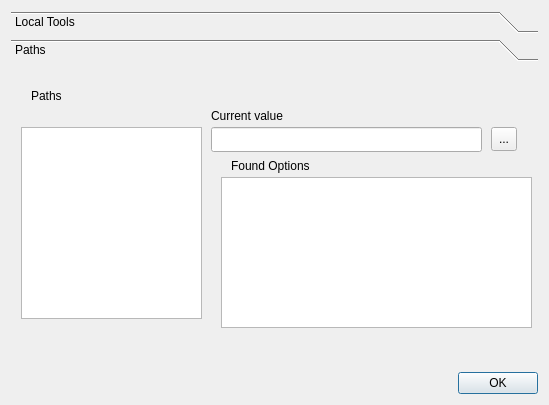
<?xml version="1.0" encoding="UTF-8"?>
<ui version="4.0">
 <class>LocalManagementDialog</class>
 <widget class="QDialog" name="LocalManagementDialog">
  <property name="geometry">
   <rect>
    <x>0</x>
    <y>0</y>
    <width>549</width>
    <height>405</height>
   </rect>
  </property>
  <property name="windowTitle">
   <string>Local Management</string>
  </property>
  <layout class="QVBoxLayout" name="verticalLayout">
   <item>
    <widget class="QToolBox" name="toolBox">
     <property name="currentIndex">
      <number>1</number>
     </property>
     <widget class="QWidget" name="toolsPage">
      <property name="geometry">
       <rect>
        <x>0</x>
        <y>0</y>
        <width>531</width>
        <height>294</height>
       </rect>
      </property>
      <attribute name="label">
       <string>Local Tools</string>
      </attribute>
      <layout class="QGridLayout" name="gridLayout">
       <item row="0" column="2">
        <layout class="QVBoxLayout" name="verticalLayout_4">
         <item>
          <widget class="QLabel" name="label_3">
           <property name="text">
            <string>Details</string>
           </property>
          </widget>
         </item>
         <item>
          <widget class="QTextEdit" name="toolInfoTextEdit"/>
         </item>
        </layout>
       </item>
       <item row="0" column="1">
        <layout class="QVBoxLayout" name="verticalLayout_3">
         <item>
          <widget class="QLabel" name="label_2">
           <property name="text">
            <string>Binary</string>
           </property>
          </widget>
         </item>
         <item>
          <widget class="QListWidget" name="instanceListWidget"/>
         </item>
        </layout>
       </item>
       <item row="0" column="0">
        <layout class="QVBoxLayout" name="verticalLayout_2">
         <item>
          <widget class="QLabel" name="label">
           <property name="text">
            <string>Tool</string>
           </property>
          </widget>
         </item>
         <item>
          <widget class="QListWidget" name="toolsListWidget"/>
         </item>
        </layout>
       </item>
       <item row="1" column="2">
        <widget class="QToolButton" name="updateAllButton">
         <property name="text">
          <string>Update all</string>
         </property>
        </widget>
       </item>
      </layout>
     </widget>
     <widget class="QWidget" name="page_2">
      <property name="geometry">
       <rect>
        <x>0</x>
        <y>0</y>
        <width>531</width>
        <height>294</height>
       </rect>
      </property>
      <attribute name="label">
       <string>Paths</string>
      </attribute>
      <widget class="QListWidget" name="pathsListWidget">
       <property name="geometry">
        <rect>
         <x>10</x>
         <y>60</y>
         <width>181</width>
         <height>192</height>
        </rect>
       </property>
      </widget>
      <widget class="QLabel" name="label_4">
       <property name="geometry">
        <rect>
         <x>20</x>
         <y>20</y>
         <width>67</width>
         <height>17</height>
        </rect>
       </property>
       <property name="text">
        <string>Paths</string>
       </property>
      </widget>
      <widget class="QLineEdit" name="pathCurrentValueLineEdit">
       <property name="geometry">
        <rect>
         <x>200</x>
         <y>60</y>
         <width>271</width>
         <height>25</height>
        </rect>
       </property>
      </widget>
      <widget class="QLabel" name="label_5">
       <property name="geometry">
        <rect>
         <x>200</x>
         <y>40</y>
         <width>141</width>
         <height>17</height>
        </rect>
       </property>
       <property name="text">
        <string>Current value</string>
       </property>
      </widget>
      <widget class="QLabel" name="label_6">
       <property name="geometry">
        <rect>
         <x>220</x>
         <y>90</y>
         <width>141</width>
         <height>17</height>
        </rect>
       </property>
       <property name="text">
        <string>Found Options</string>
       </property>
      </widget>
      <widget class="QListWidget" name="pathOptionListWidget">
       <property name="geometry">
        <rect>
         <x>210</x>
         <y>110</y>
         <width>311</width>
         <height>151</height>
        </rect>
       </property>
      </widget>
      <widget class="QToolButton" name="toolButton">
       <property name="geometry">
        <rect>
         <x>480</x>
         <y>60</y>
         <width>26</width>
         <height>24</height>
        </rect>
       </property>
       <property name="text">
        <string>...</string>
       </property>
      </widget>
     </widget>
    </widget>
   </item>
   <item>
    <widget class="QDialogButtonBox" name="buttonBox">
     <property name="orientation">
      <enum>Qt::Horizontal</enum>
     </property>
     <property name="standardButtons">
      <set>QDialogButtonBox::Ok</set>
     </property>
    </widget>
   </item>
  </layout>
 </widget>
 <resources/>
 <connections>
  <connection>
   <sender>buttonBox</sender>
   <signal>accepted()</signal>
   <receiver>LocalManagementDialog</receiver>
   <slot>accept()</slot>
   <hints>
    <hint type="sourcelabel">
     <x>248</x>
     <y>254</y>
    </hint>
    <hint type="destinationlabel">
     <x>157</x>
     <y>274</y>
    </hint>
   </hints>
  </connection>
  <connection>
   <sender>buttonBox</sender>
   <signal>rejected()</signal>
   <receiver>LocalManagementDialog</receiver>
   <slot>reject()</slot>
   <hints>
    <hint type="sourcelabel">
     <x>316</x>
     <y>260</y>
    </hint>
    <hint type="destinationlabel">
     <x>286</x>
     <y>274</y>
    </hint>
   </hints>
  </connection>
 </connections>
</ui>
